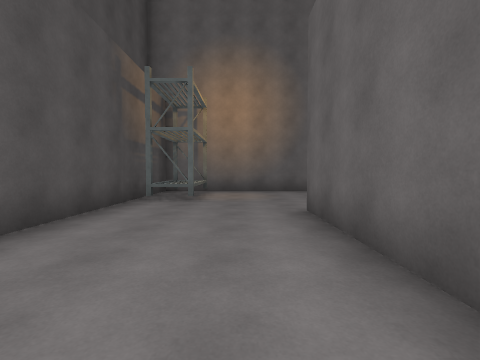
view 1 (above)

20 first-person views from a walk through a Unity game level. The camera is 1.3 m above the floor, tilts 2° down and sees 85° across. The floor is counted in squares, 1.8 m on a side. Each view is taken from the middle of a square. On the plan, view 1 faces up. The plan holds only what a view shows up to about 9 squares ahead; the rest is blank. The place goes on beyond the plan. The player character is not drawn. Some animated figures are not drawn.

view 2
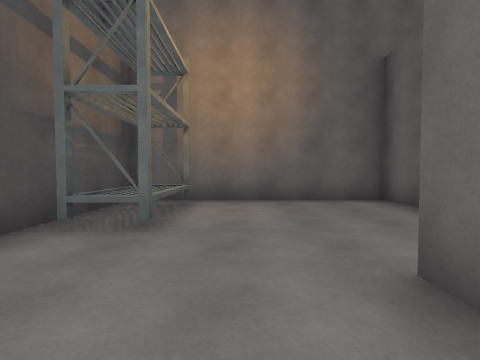

view 3
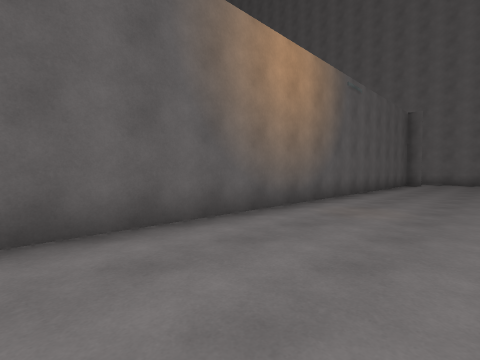

view 4
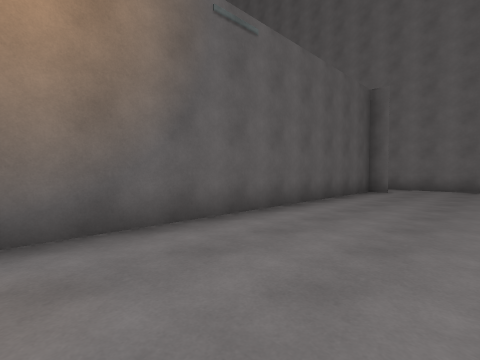

view 5
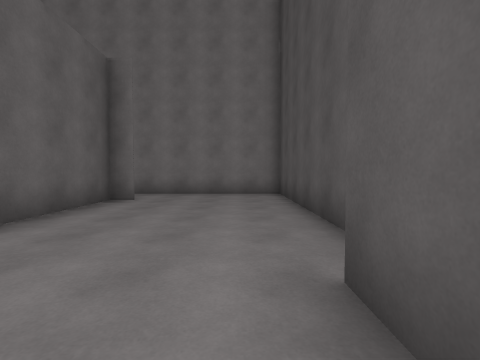

view 6
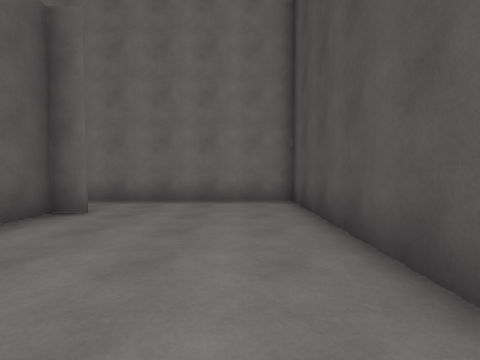

view 7
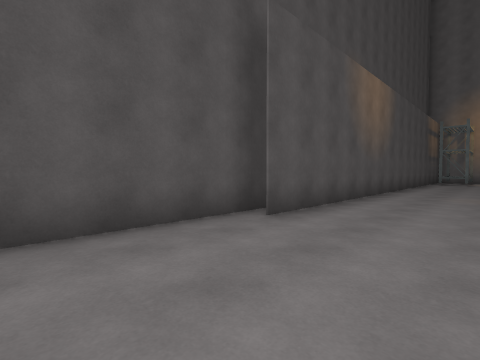

view 8
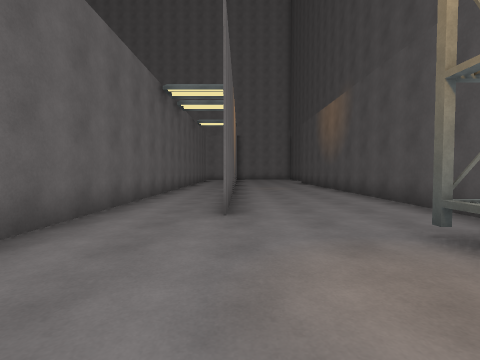

view 9
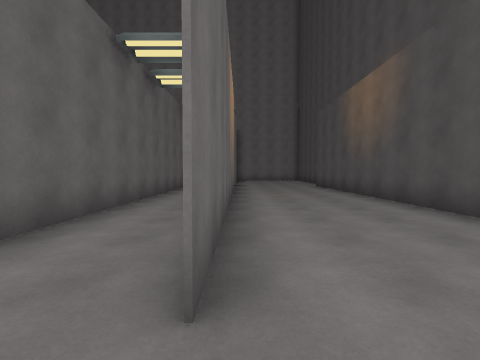

view 10
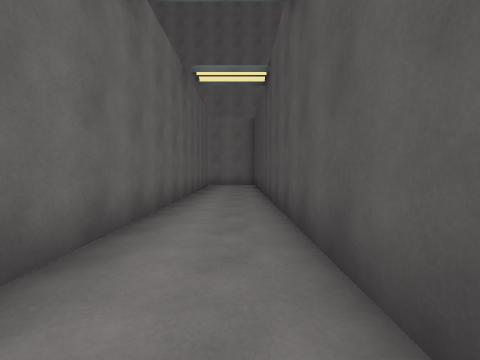

view 11
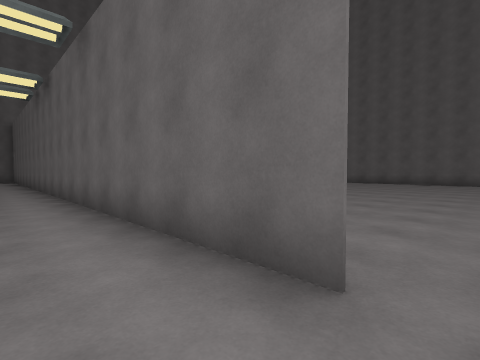

view 12
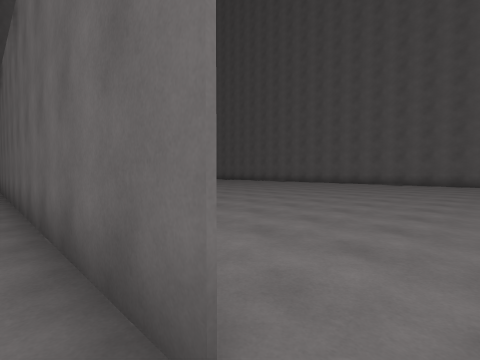

view 13
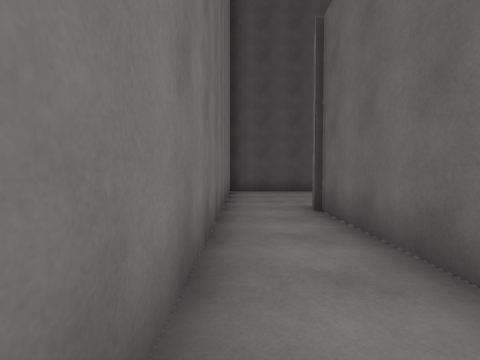

view 14
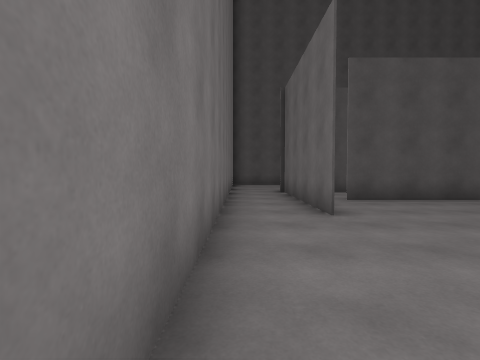

view 15
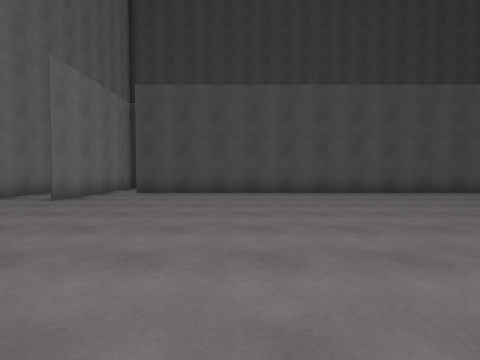

view 16
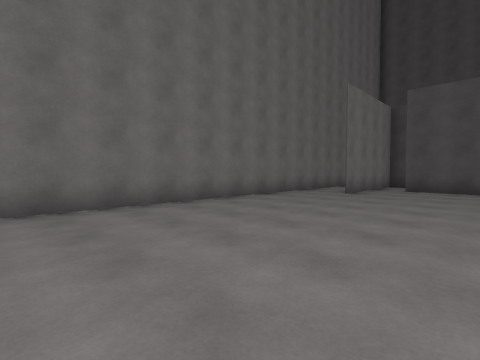

view 17
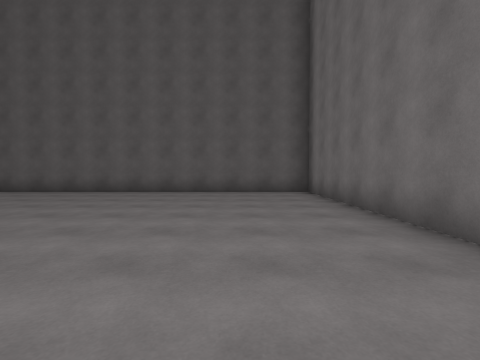

view 18
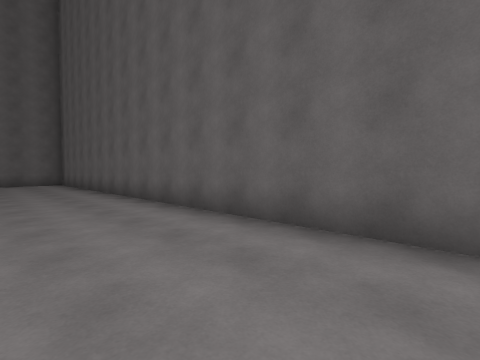

view 19
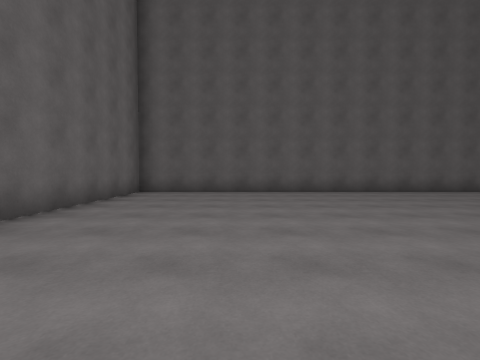

view 20
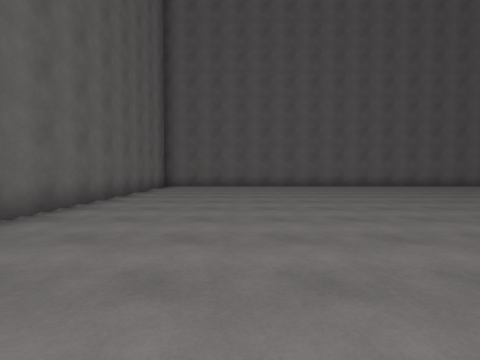

### Floor plan
Points are (right, up) in squares from view 1. A wall is a line through its corners. A room is listed if a view was taken in it or the views show most of it. See-through windows are left out.
Room 1 (views 1, 2, 3, 4, 5, 6, 7, 8, 9, 10, 11, 12)
walls: (1.3, 1.2) (1.3, -6.8); (-3.3, -6) (-3.3, -13.3) (0.4, -13.3); (1.3, -9.4) (1.3, -9.9); (3.5, -10.4) (3.5, 6.4); (1.2, -11.5) (1.2, 4.9); (3.5, 8) (3.5, 9.4) (-2.7, 9.4) (-2.7, -6.8)
ways out: opening at (1, -13) to room 2; opening at (4, -11) to room 2
objects: other object (-2, 6) to (-1, 8)
Room 2 (views 13, 14, 15, 16, 17, 18, 19, 20)
walls: (3.5, 0.8) (3.5, -10.4); (3, -11.5) (5.9, -11.5) (0.6, -11.5); (0.4, -13.3) (18, -13.3) (18, 9.4) (9.8, 9.4)
ways out: opening at (1, -13) to room 1; opening at (4, -11) to room 1

Where each view was taken, in squares from view 1:
view 1: 0 up, 0 right, facing up
view 2: 3 up, 0 right, facing up
view 3: 3 up, 2 left, facing down-right
view 4: 2 down, 2 left, facing down-right
view 5: 5 down, 2 left, facing down
view 6: 7 down, 2 left, facing down
view 7: 10 down, 0 right, facing up-left
view 8: 9 up, 1 right, facing down
view 9: 6 up, 1 right, facing down
view 10: 2 up, 2 right, facing down
view 11: 11 down, 2 right, facing up-right
view 12: 11 down, 3 right, facing up-right
view 13: 13 down, 6 right, facing left
view 14: 13 down, 10 right, facing left
view 15: 7 down, 12 right, facing left
view 16: 8 down, 14 right, facing down-left
view 17: 11 down, 9 right, facing right
view 18: 6 down, 15 right, facing up-right
view 19: 6 up, 9 right, facing right
view 20: 6 up, 6 right, facing right
